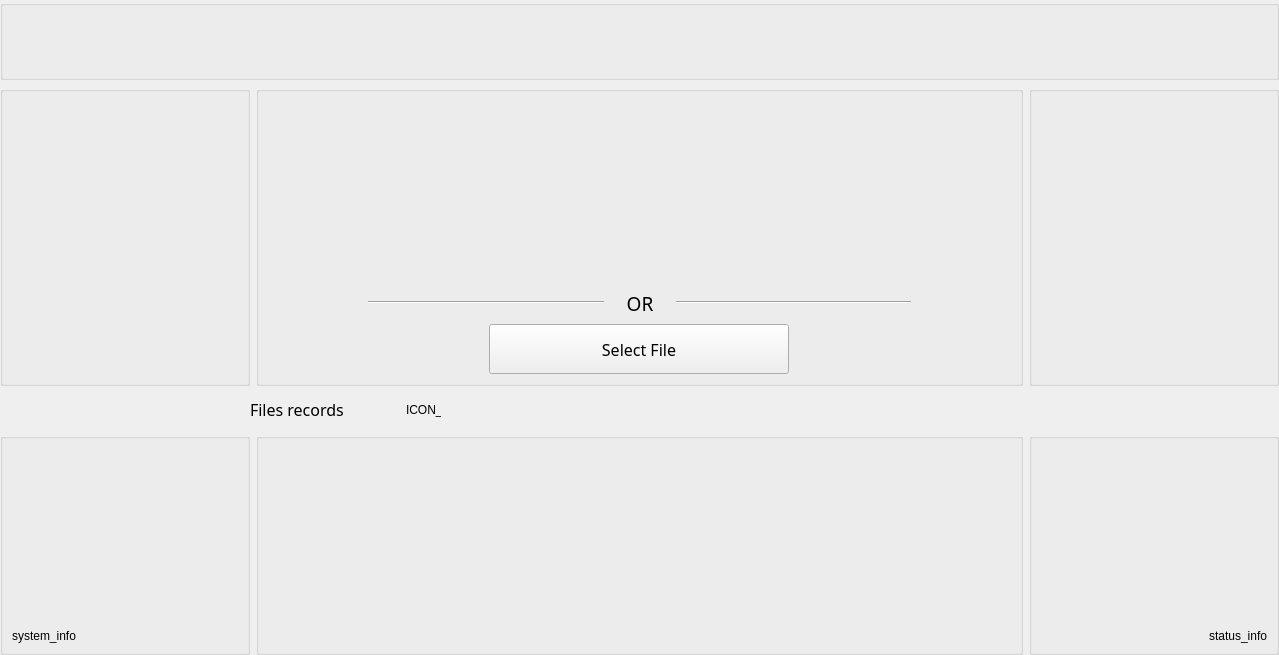
<?xml version="1.0" encoding="UTF-8"?>
<ui version="4.0">
 <class>MainWindow</class>
 <widget class="QMainWindow" name="MainWindow">
  <property name="geometry">
   <rect>
    <x>0</x>
    <y>0</y>
    <width>1279</width>
    <height>655</height>
   </rect>
  </property>
  <property name="windowTitle">
   <string>MainWindow</string>
  </property>
  <widget class="QWidget" name="centralwidget">
   <layout class="QVBoxLayout" name="mainVLayout">
    <property name="leftMargin">
     <number>0</number>
    </property>
    <property name="topMargin">
     <number>0</number>
    </property>
    <property name="rightMargin">
     <number>0</number>
    </property>
    <property name="bottomMargin">
     <number>0</number>
    </property>
    <item>
     <widget class="QGroupBox" name="top_box">
      <property name="sizePolicy">
       <sizepolicy hsizetype="Expanding" vsizetype="Fixed">
        <horstretch>0</horstretch>
        <verstretch>0</verstretch>
       </sizepolicy>
      </property>
      <property name="minimumSize">
       <size>
        <width>0</width>
        <height>80</height>
       </size>
      </property>
      <property name="maximumSize">
       <size>
        <width>16777215</width>
        <height>80</height>
       </size>
      </property>
      <property name="title">
       <string/>
      </property>
     </widget>
    </item>
    <item>
     <layout class="QHBoxLayout" name="horizontalLayout">
      <item>
       <widget class="QGroupBox" name="tag_box_1">
        <property name="sizePolicy">
         <sizepolicy hsizetype="Fixed" vsizetype="MinimumExpanding">
          <horstretch>0</horstretch>
          <verstretch>0</verstretch>
         </sizepolicy>
        </property>
        <property name="minimumSize">
         <size>
          <width>250</width>
          <height>0</height>
         </size>
        </property>
        <property name="maximumSize">
         <size>
          <width>250</width>
          <height>300</height>
         </size>
        </property>
        <property name="title">
         <string/>
        </property>
       </widget>
      </item>
      <item>
       <widget class="QStackedWidget" name="middle_stacked_widget">
        <property name="sizePolicy">
         <sizepolicy hsizetype="Expanding" vsizetype="MinimumExpanding">
          <horstretch>0</horstretch>
          <verstretch>0</verstretch>
         </sizepolicy>
        </property>
        <property name="minimumSize">
         <size>
          <width>0</width>
          <height>0</height>
         </size>
        </property>
        <property name="maximumSize">
         <size>
          <width>16777215</width>
          <height>300</height>
         </size>
        </property>
        <widget class="QWidget" name="drag_page">
         <layout class="QHBoxLayout" name="horizontalLayout_9">
          <property name="spacing">
           <number>0</number>
          </property>
          <property name="leftMargin">
           <number>0</number>
          </property>
          <property name="topMargin">
           <number>0</number>
          </property>
          <property name="rightMargin">
           <number>0</number>
          </property>
          <property name="bottomMargin">
           <number>0</number>
          </property>
          <item>
           <widget class="QGroupBox" name="middle_box">
            <property name="sizePolicy">
             <sizepolicy hsizetype="Expanding" vsizetype="Fixed">
              <horstretch>0</horstretch>
              <verstretch>0</verstretch>
             </sizepolicy>
            </property>
            <property name="minimumSize">
             <size>
              <width>0</width>
              <height>300</height>
             </size>
            </property>
            <property name="maximumSize">
             <size>
              <width>16777215</width>
              <height>300</height>
             </size>
            </property>
            <property name="title">
             <string/>
            </property>
            <layout class="QVBoxLayout" name="verticalLayout_2">
             <property name="topMargin">
              <number>9</number>
             </property>
             <property name="bottomMargin">
              <number>9</number>
             </property>
             <item>
              <widget class="QStackedWidget" name="drag_drop_area">
               <property name="sizePolicy">
                <sizepolicy hsizetype="Expanding" vsizetype="Expanding">
                 <horstretch>0</horstretch>
                 <verstretch>0</verstretch>
                </sizepolicy>
               </property>
               <widget class="QWidget" name="page_1"/>
               <widget class="QWidget" name="page_7"/>
              </widget>
             </item>
             <item>
              <layout class="QHBoxLayout" name="horizontalLayout_2">
               <item>
                <spacer name="horizontalSpacer">
                 <property name="orientation">
                  <enum>Qt::Horizontal</enum>
                 </property>
                 <property name="sizeType">
                  <enum>QSizePolicy::Fixed</enum>
                 </property>
                 <property name="sizeHint" stdset="0">
                  <size>
                   <width>100</width>
                   <height>20</height>
                  </size>
                 </property>
                </spacer>
               </item>
               <item>
                <widget class="Line" name="line_left">
                 <property name="sizePolicy">
                  <sizepolicy hsizetype="Expanding" vsizetype="Fixed">
                   <horstretch>0</horstretch>
                   <verstretch>0</verstretch>
                  </sizepolicy>
                 </property>
                 <property name="orientation">
                  <enum>Qt::Horizontal</enum>
                 </property>
                </widget>
               </item>
               <item>
                <widget class="QLabel" name="label">
                 <property name="sizePolicy">
                  <sizepolicy hsizetype="Fixed" vsizetype="Fixed">
                   <horstretch>0</horstretch>
                   <verstretch>0</verstretch>
                  </sizepolicy>
                 </property>
                 <property name="minimumSize">
                  <size>
                   <width>60</width>
                   <height>30</height>
                  </size>
                 </property>
                 <property name="maximumSize">
                  <size>
                   <width>60</width>
                   <height>30</height>
                  </size>
                 </property>
                 <property name="font">
                  <font>
                   <family>Agency FB</family>
                   <pointsize>14</pointsize>
                  </font>
                 </property>
                 <property name="text">
                  <string>OR</string>
                 </property>
                 <property name="alignment">
                  <set>Qt::AlignCenter</set>
                 </property>
                </widget>
               </item>
               <item>
                <widget class="Line" name="line_right">
                 <property name="sizePolicy">
                  <sizepolicy hsizetype="Expanding" vsizetype="Fixed">
                   <horstretch>0</horstretch>
                   <verstretch>0</verstretch>
                  </sizepolicy>
                 </property>
                 <property name="orientation">
                  <enum>Qt::Horizontal</enum>
                 </property>
                </widget>
               </item>
               <item>
                <spacer name="horizontalSpacer_2">
                 <property name="orientation">
                  <enum>Qt::Horizontal</enum>
                 </property>
                 <property name="sizeType">
                  <enum>QSizePolicy::Fixed</enum>
                 </property>
                 <property name="sizeHint" stdset="0">
                  <size>
                   <width>100</width>
                   <height>20</height>
                  </size>
                 </property>
                </spacer>
               </item>
              </layout>
             </item>
             <item>
              <layout class="QHBoxLayout" name="horizontalLayout_4">
               <item>
                <spacer name="horizontalSpacer_3">
                 <property name="orientation">
                  <enum>Qt::Horizontal</enum>
                 </property>
                 <property name="sizeHint" stdset="0">
                  <size>
                   <width>268</width>
                   <height>28</height>
                  </size>
                 </property>
                </spacer>
               </item>
               <item>
                <widget class="QPushButton" name="select_file">
                 <property name="sizePolicy">
                  <sizepolicy hsizetype="Fixed" vsizetype="Fixed">
                   <horstretch>0</horstretch>
                   <verstretch>0</verstretch>
                  </sizepolicy>
                 </property>
                 <property name="minimumSize">
                  <size>
                   <width>300</width>
                   <height>50</height>
                  </size>
                 </property>
                 <property name="maximumSize">
                  <size>
                   <width>300</width>
                   <height>50</height>
                  </size>
                 </property>
                 <property name="font">
                  <font>
                   <family>Agency FB</family>
                   <pointsize>12</pointsize>
                  </font>
                 </property>
                 <property name="text">
                  <string>Select File</string>
                 </property>
                </widget>
               </item>
               <item>
                <spacer name="horizontalSpacer_4">
                 <property name="orientation">
                  <enum>Qt::Horizontal</enum>
                 </property>
                 <property name="sizeHint" stdset="0">
                  <size>
                   <width>268</width>
                   <height>38</height>
                  </size>
                 </property>
                </spacer>
               </item>
              </layout>
             </item>
            </layout>
           </widget>
          </item>
         </layout>
        </widget>
        <widget class="QWidget" name="file_explorer_page"/>
       </widget>
      </item>
      <item>
       <widget class="QGroupBox" name="tag_box_2">
        <property name="sizePolicy">
         <sizepolicy hsizetype="Fixed" vsizetype="MinimumExpanding">
          <horstretch>0</horstretch>
          <verstretch>0</verstretch>
         </sizepolicy>
        </property>
        <property name="minimumSize">
         <size>
          <width>250</width>
          <height>0</height>
         </size>
        </property>
        <property name="maximumSize">
         <size>
          <width>250</width>
          <height>300</height>
         </size>
        </property>
        <property name="title">
         <string/>
        </property>
        <layout class="QHBoxLayout" name="horizontalLayout_8">
         <property name="spacing">
          <number>0</number>
         </property>
         <property name="leftMargin">
          <number>0</number>
         </property>
         <property name="topMargin">
          <number>0</number>
         </property>
         <property name="rightMargin">
          <number>0</number>
         </property>
         <property name="bottomMargin">
          <number>0</number>
         </property>
         <item>
          <widget class="QStackedWidget" name="tips_stacked_widget">
           <property name="sizePolicy">
            <sizepolicy hsizetype="Expanding" vsizetype="Expanding">
             <horstretch>0</horstretch>
             <verstretch>0</verstretch>
            </sizepolicy>
           </property>
           <widget class="QWidget" name="page_4"/>
           <widget class="QWidget" name="page_5"/>
          </widget>
         </item>
        </layout>
       </widget>
      </item>
     </layout>
    </item>
    <item>
     <layout class="QHBoxLayout" name="horizontalLayout_5">
      <item>
       <spacer name="left_middle_h_spacer">
        <property name="orientation">
         <enum>Qt::Horizontal</enum>
        </property>
        <property name="sizeType">
         <enum>QSizePolicy::Fixed</enum>
        </property>
        <property name="sizeHint" stdset="0">
         <size>
          <width>250</width>
          <height>20</height>
         </size>
        </property>
       </spacer>
      </item>
      <item>
       <widget class="QLabel" name="record_title_label">
        <property name="sizePolicy">
         <sizepolicy hsizetype="Fixed" vsizetype="Fixed">
          <horstretch>0</horstretch>
          <verstretch>0</verstretch>
         </sizepolicy>
        </property>
        <property name="minimumSize">
         <size>
          <width>150</width>
          <height>35</height>
         </size>
        </property>
        <property name="maximumSize">
         <size>
          <width>150</width>
          <height>35</height>
         </size>
        </property>
        <property name="font">
         <font>
          <family>Agency FB</family>
          <pointsize>12</pointsize>
          <bold>false</bold>
         </font>
        </property>
        <property name="text">
         <string>Files records</string>
        </property>
       </widget>
      </item>
      <item>
       <widget class="QLabel" name="clear_all_icon">
        <property name="sizePolicy">
         <sizepolicy hsizetype="Fixed" vsizetype="Fixed">
          <horstretch>0</horstretch>
          <verstretch>0</verstretch>
         </sizepolicy>
        </property>
        <property name="minimumSize">
         <size>
          <width>35</width>
          <height>35</height>
         </size>
        </property>
        <property name="maximumSize">
         <size>
          <width>35</width>
          <height>35</height>
         </size>
        </property>
        <property name="text">
         <string>ICON_1</string>
        </property>
       </widget>
      </item>
      <item>
       <spacer name="horizontalSpacer_12">
        <property name="orientation">
         <enum>Qt::Horizontal</enum>
        </property>
        <property name="sizeHint" stdset="0">
         <size>
          <width>268</width>
          <height>17</height>
         </size>
        </property>
       </spacer>
      </item>
     </layout>
    </item>
    <item>
     <layout class="QHBoxLayout" name="horizontalLayout_7">
      <item>
       <widget class="QGroupBox" name="tag_box_3">
        <property name="sizePolicy">
         <sizepolicy hsizetype="Fixed" vsizetype="MinimumExpanding">
          <horstretch>0</horstretch>
          <verstretch>0</verstretch>
         </sizepolicy>
        </property>
        <property name="minimumSize">
         <size>
          <width>250</width>
          <height>0</height>
         </size>
        </property>
        <property name="maximumSize">
         <size>
          <width>250</width>
          <height>16777215</height>
         </size>
        </property>
        <property name="title">
         <string/>
        </property>
        <layout class="QVBoxLayout" name="verticalLayout_3">
         <item>
          <spacer name="verticalSpacer">
           <property name="orientation">
            <enum>Qt::Vertical</enum>
           </property>
           <property name="sizeHint" stdset="0">
            <size>
             <width>20</width>
             <height>107</height>
            </size>
           </property>
          </spacer>
         </item>
         <item>
          <widget class="QLabel" name="system_info_label">
           <property name="sizePolicy">
            <sizepolicy hsizetype="Expanding" vsizetype="Fixed">
             <horstretch>0</horstretch>
             <verstretch>0</verstretch>
            </sizepolicy>
           </property>
           <property name="minimumSize">
            <size>
             <width>0</width>
             <height>80</height>
            </size>
           </property>
           <property name="maximumSize">
            <size>
             <width>16777215</width>
             <height>80</height>
            </size>
           </property>
           <property name="text">
            <string>system_info</string>
           </property>
           <property name="alignment">
            <set>Qt::AlignBottom|Qt::AlignLeading|Qt::AlignLeft</set>
           </property>
          </widget>
         </item>
        </layout>
       </widget>
      </item>
      <item>
       <widget class="QGroupBox" name="bottom_box">
        <property name="sizePolicy">
         <sizepolicy hsizetype="Expanding" vsizetype="MinimumExpanding">
          <horstretch>0</horstretch>
          <verstretch>0</verstretch>
         </sizepolicy>
        </property>
        <property name="title">
         <string/>
        </property>
        <layout class="QHBoxLayout" name="horizontalLayout_6">
         <property name="leftMargin">
          <number>0</number>
         </property>
         <property name="rightMargin">
          <number>0</number>
         </property>
         <item>
          <widget class="QStackedWidget" name="fileOptListWidget">
           <property name="sizePolicy">
            <sizepolicy hsizetype="Expanding" vsizetype="Expanding">
             <horstretch>0</horstretch>
             <verstretch>0</verstretch>
            </sizepolicy>
           </property>
           <property name="currentIndex">
            <number>0</number>
           </property>
           <widget class="QWidget" name="page"/>
           <widget class="QWidget" name="page_2"/>
          </widget>
         </item>
        </layout>
       </widget>
      </item>
      <item>
       <widget class="QGroupBox" name="tag_box_4">
        <property name="sizePolicy">
         <sizepolicy hsizetype="Fixed" vsizetype="MinimumExpanding">
          <horstretch>0</horstretch>
          <verstretch>0</verstretch>
         </sizepolicy>
        </property>
        <property name="minimumSize">
         <size>
          <width>250</width>
          <height>0</height>
         </size>
        </property>
        <property name="maximumSize">
         <size>
          <width>250</width>
          <height>16777215</height>
         </size>
        </property>
        <property name="title">
         <string/>
        </property>
        <layout class="QVBoxLayout" name="verticalLayout_4">
         <item>
          <spacer name="verticalSpacer_2">
           <property name="orientation">
            <enum>Qt::Vertical</enum>
           </property>
           <property name="sizeHint" stdset="0">
            <size>
             <width>20</width>
             <height>107</height>
            </size>
           </property>
          </spacer>
         </item>
         <item>
          <widget class="QLabel" name="status_info_label">
           <property name="sizePolicy">
            <sizepolicy hsizetype="Expanding" vsizetype="Fixed">
             <horstretch>0</horstretch>
             <verstretch>0</verstretch>
            </sizepolicy>
           </property>
           <property name="minimumSize">
            <size>
             <width>0</width>
             <height>80</height>
            </size>
           </property>
           <property name="maximumSize">
            <size>
             <width>16777215</width>
             <height>80</height>
            </size>
           </property>
           <property name="text">
            <string>status_info</string>
           </property>
           <property name="alignment">
            <set>Qt::AlignBottom|Qt::AlignRight|Qt::AlignTrailing</set>
           </property>
           <property name="wordWrap">
            <bool>true</bool>
           </property>
          </widget>
         </item>
        </layout>
       </widget>
      </item>
     </layout>
    </item>
   </layout>
  </widget>
 </widget>
 <resources/>
 <connections/>
</ui>
